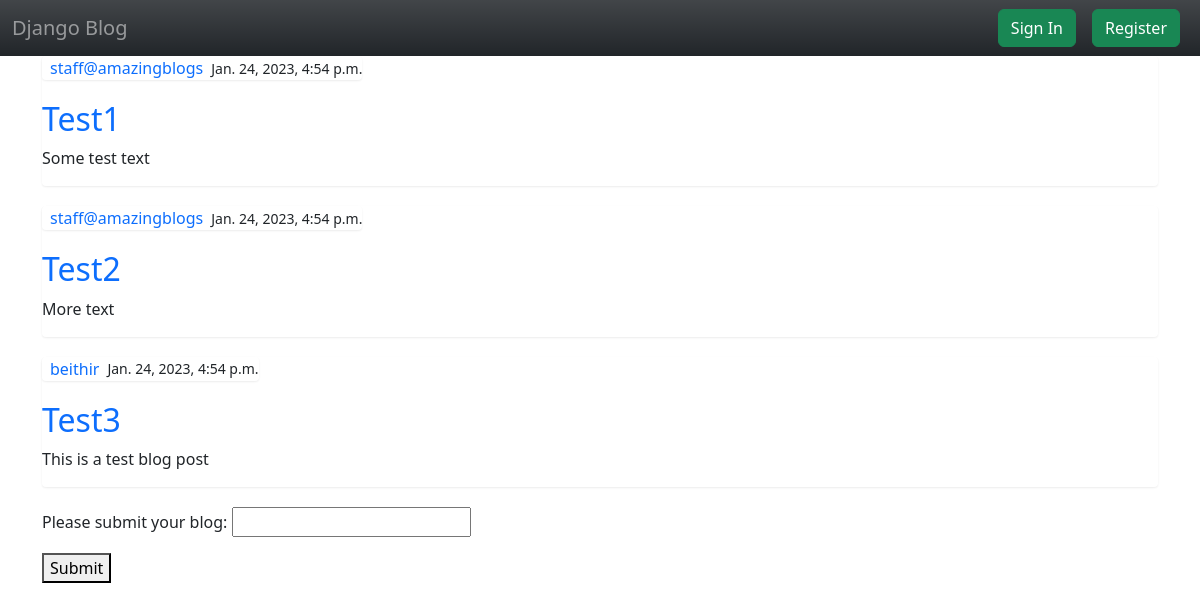
Screenshot of /business with the database file from the repository.
### blog/models.py (models this page shows, shortened)
class Post(models.Model):
    title = models.CharField(max_length=100)
    content = models.TextField()
    date_posted = models.DateTimeField(default=timezone.now)
    author = models.ForeignKey(User, on_delete=models.CASCADE)

### blog/views.py (the view)
# urls.py: path('business', views.business, name='business'),
def business(request):
    context = {
        'posts': Post.objects.all()
    }
    return render(request, 'blog/business.html', context)

### blog/templates/blog/business.html (shortened to what this page needs)
{% extends "base.html" %}
{% load static %}
{% block content %}
    <section class="container">
    {% for post in posts %}
        <div class="list-group">
            <article>
                <div class="media-body">
                    <div class="list-group flex-row align-items-center justify-content-center">
                        <a class="px-2" href="#">{{ post.author }}</a>
                        <small>{{ post.date_posted }}</small>
                    </div>
                    <h2><a href="#">{{ post.title }}</a></h2>
                    <p>{{ post.content }}</p>
                </div>
            </article>
        </div>
    {% endfor %}
    </section>
    <section class="container">
        <form action="" method="post">
            <p>Please submit your blog:
                <input type="text" name="url">
            </p>
            <p>
                <button type="submit">Submit</button>
            </p>
        </form>
    </section>
{% endblock %}

### templates/base.html (shortened to what this page needs)
{% load static %}
<!doctype html>
<html lang="en">
  <head>
    {% block corecss %}
    <link href="https://cdn.jsdelivr.net/npm/bootstrap@5.3.0-alpha1/dist/css/bootstrap.min.css" rel="stylesheet"
>
    <link rel="stylesheet" href="{% static 'css/base.css' %}">
    {% endblock %}
  </head>
  <body>
    <header>
      <nav class="navbar navbar-expand-lg bg-dark bg-gradient">
        <div class="container-fluid">
          <a class="navbar-brand text-white-50" href="/">Django Blog</a>
          <div class="collapse navbar-collapse justify-content-end" id="navbarTogglerDemo02">
            <form class="d-flex" role="form">
              <a href="#" class="btn btn-success mx-2" role="button">Sign In</a>
              <a href="#" class="btn btn-success mx-2" role="button">Register</a>
            </form>
          </div>
        </div>
      </nav>
    </header>
    <main>
      {% block content %}
      {% endblock %}
    </main>
  </body>
</html>

### static/css/base.css (style rules this page uses)
h2, h3, h4, h5, h6 { color: #b30000; }
a { text-decoration: none; }
.media-body { display: table-cell; vertical-align: top; }
.list-group { border-radius: 4px; -webkit-box-shadow: 0 1px 2px rgba(0, 0, 0, .075); box-shadow: 0 1px 2px rgba(0, 0, 0, .075); padding-left: 0; margin-bottom: 20px; }

### rows the page displays
Post: author "staff@amazingblogs", date_posted "Jan. 24, 2023, 4:54 p.m.", title "Test1", content "Some test text"
Post: author "staff@amazingblogs", date_posted "Jan. 24, 2023, 4:54 p.m.", title "Test2", content "More text"
Post: author "beithir", date_posted "Jan. 24, 2023, 4:54 p.m.", title "Test3", content "This is a test blog post"
